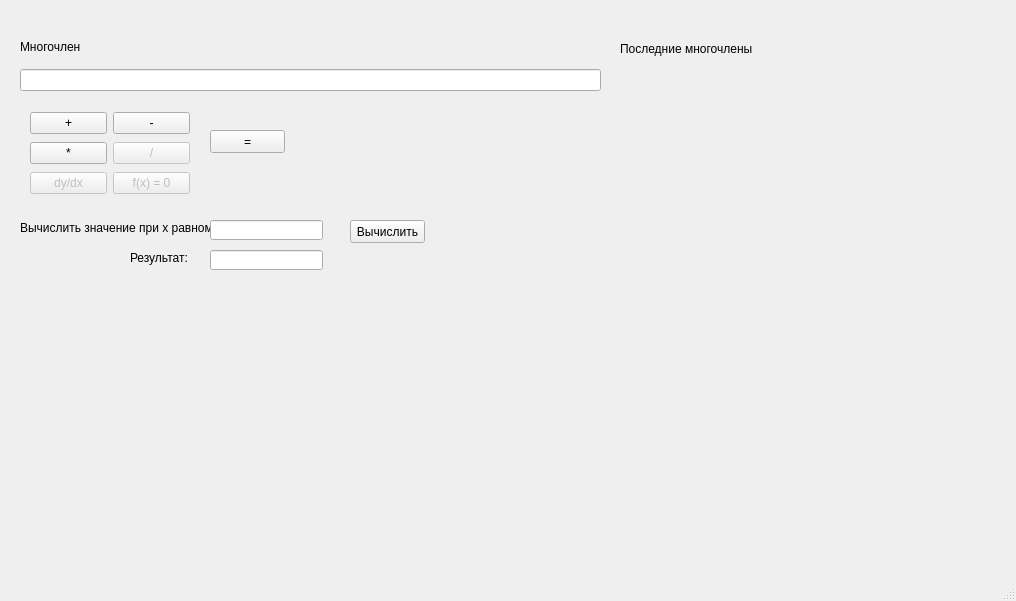
<?xml version="1.0" encoding="UTF-8"?>
<ui version="4.0">
 <class>MainWindow</class>
 <widget class="QMainWindow" name="MainWindow">
  <property name="geometry">
   <rect>
    <x>0</x>
    <y>0</y>
    <width>1016</width>
    <height>601</height>
   </rect>
  </property>
  <property name="windowTitle">
   <string>MainWindow</string>
  </property>
  <widget class="QWidget" name="centralwidget">
   <widget class="QWidget" name="verticalLayoutWidget">
    <property name="geometry">
     <rect>
      <x>20</x>
      <y>30</y>
      <width>581</width>
      <height>61</height>
     </rect>
    </property>
    <layout class="QVBoxLayout" name="verticalLayout">
     <item>
      <widget class="QLabel" name="label">
       <property name="text">
        <string>Многочлен</string>
       </property>
      </widget>
     </item>
     <item>
      <widget class="QLineEdit" name="line_polynom"/>
     </item>
    </layout>
   </widget>
   <widget class="QWidget" name="verticalLayoutWidget_2">
    <property name="geometry">
     <rect>
      <x>30</x>
      <y>110</y>
      <width>160</width>
      <height>89</height>
     </rect>
    </property>
    <layout class="QVBoxLayout" name="verticalLayout_2">
     <item>
      <layout class="QHBoxLayout" name="horizontalLayout">
       <item>
        <widget class="QPushButton" name="btn_sum">
         <property name="text">
          <string>+</string>
         </property>
         <property name="checkable">
          <bool>false</bool>
         </property>
        </widget>
       </item>
       <item>
        <widget class="QPushButton" name="btn_sub">
         <property name="text">
          <string>-</string>
         </property>
         <property name="checkable">
          <bool>false</bool>
         </property>
        </widget>
       </item>
      </layout>
     </item>
     <item>
      <layout class="QHBoxLayout" name="horizontalLayout_2">
       <item>
        <widget class="QPushButton" name="btn_mult">
         <property name="text">
          <string>*</string>
         </property>
         <property name="checkable">
          <bool>false</bool>
         </property>
        </widget>
       </item>
       <item>
        <widget class="QPushButton" name="btn_div">
         <property name="enabled">
          <bool>false</bool>
         </property>
         <property name="text">
          <string>/</string>
         </property>
         <property name="checkable">
          <bool>false</bool>
         </property>
        </widget>
       </item>
      </layout>
     </item>
     <item>
      <layout class="QHBoxLayout" name="horizontalLayout_3">
       <item>
        <widget class="QPushButton" name="btn_dxdy">
         <property name="enabled">
          <bool>false</bool>
         </property>
         <property name="text">
          <string>dy/dx</string>
         </property>
         <property name="checkable">
          <bool>true</bool>
         </property>
        </widget>
       </item>
       <item>
        <widget class="QPushButton" name="btn_solve">
         <property name="enabled">
          <bool>false</bool>
         </property>
         <property name="text">
          <string>f(x) = 0</string>
         </property>
        </widget>
       </item>
      </layout>
     </item>
    </layout>
   </widget>
   <widget class="QPushButton" name="btn_eq">
    <property name="geometry">
     <rect>
      <x>210</x>
      <y>130</y>
      <width>75</width>
      <height>23</height>
     </rect>
    </property>
    <property name="text">
     <string>=</string>
    </property>
    <property name="checkable">
     <bool>false</bool>
    </property>
   </widget>
   <widget class="QWidget" name="verticalLayoutWidget_3">
    <property name="geometry">
     <rect>
      <x>620</x>
      <y>30</y>
      <width>361</width>
      <height>80</height>
     </rect>
    </property>
    <layout class="QVBoxLayout" name="verticalLayout_3">
     <item>
      <widget class="QLabel" name="label_2">
       <property name="text">
        <string>Последние многочлены</string>
       </property>
      </widget>
     </item>
     <item>
      <widget class="QLabel" name="last_polynom">
       <property name="text">
        <string/>
       </property>
      </widget>
     </item>
    </layout>
   </widget>
   <widget class="QLabel" name="label_3">
    <property name="geometry">
     <rect>
      <x>20</x>
      <y>220</y>
      <width>191</width>
      <height>16</height>
     </rect>
    </property>
    <property name="text">
     <string>Вычислить значение при x равном</string>
    </property>
   </widget>
   <widget class="QLineEdit" name="edtXValue">
    <property name="geometry">
     <rect>
      <x>210</x>
      <y>220</y>
      <width>113</width>
      <height>20</height>
     </rect>
    </property>
   </widget>
   <widget class="QLabel" name="label_4">
    <property name="geometry">
     <rect>
      <x>130</x>
      <y>250</y>
      <width>61</width>
      <height>16</height>
     </rect>
    </property>
    <property name="text">
     <string>Результат:</string>
    </property>
   </widget>
   <widget class="QLineEdit" name="edtXResult">
    <property name="geometry">
     <rect>
      <x>210</x>
      <y>250</y>
      <width>113</width>
      <height>20</height>
     </rect>
    </property>
    <property name="readOnly">
     <bool>true</bool>
    </property>
   </widget>
   <widget class="QPushButton" name="btn_calculate">
    <property name="geometry">
     <rect>
      <x>350</x>
      <y>220</y>
      <width>75</width>
      <height>23</height>
     </rect>
    </property>
    <property name="text">
     <string>Вычислить</string>
    </property>
   </widget>
  </widget>
  <widget class="QMenuBar" name="menubar">
   <property name="geometry">
    <rect>
     <x>0</x>
     <y>0</y>
     <width>1016</width>
     <height>21</height>
    </rect>
   </property>
  </widget>
  <widget class="QStatusBar" name="statusbar"/>
 </widget>
 <resources/>
 <connections/>
</ui>
